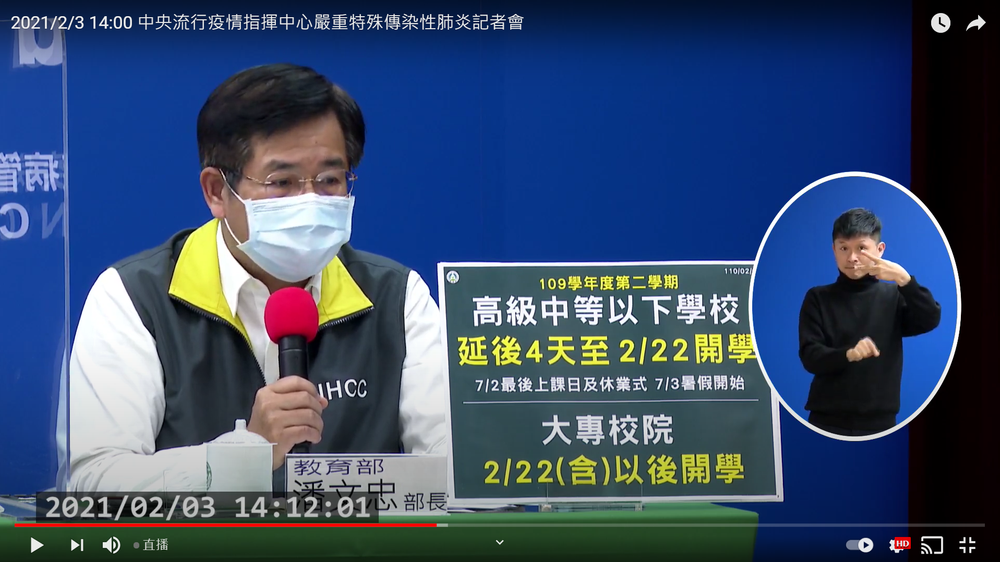
#> input picture image/1233.png, 1000 x 562 px, shrunk from 1917 x 1078 before the run
$ python week4.py
#> lines starting #> are read from the running program, lines starting #| are printed output that depends on the picture
import cv2 as cv
import numpy as np
from matplotlib import pyplot as plt


# [52 lines left out: functions image_contrast_enhance, show_gray_histogram, show_color_histogram, show_histogram_with_subplot, not called in this run]


def opencv_histogram_equalization(img):
    cv.imshow('original image', img)
    # hist_ori = cv.calcHist([img], [0], None, [256], [0, 256])
    plt.figure(1)
    # plt.plot(hist_ori)
    plt.hist(img.ravel(), 256, [0, 256])

    img_eq = cv.equalizeHist(img)
    cv.imshow('equalized image', img_eq)
    plt.hist(img_eq.ravel(), 256, [0, 256])
    plt.show()


# 讀取影像
img_ori = cv.imread('image/1233.png')
#> img_ori is the input picture: shape (562, 1000, 3); mean B, G, R 107.3, 76.9, 57.6
img_gray = cv.cvtColor(img_ori, cv.COLOR_BGR2GRAY)
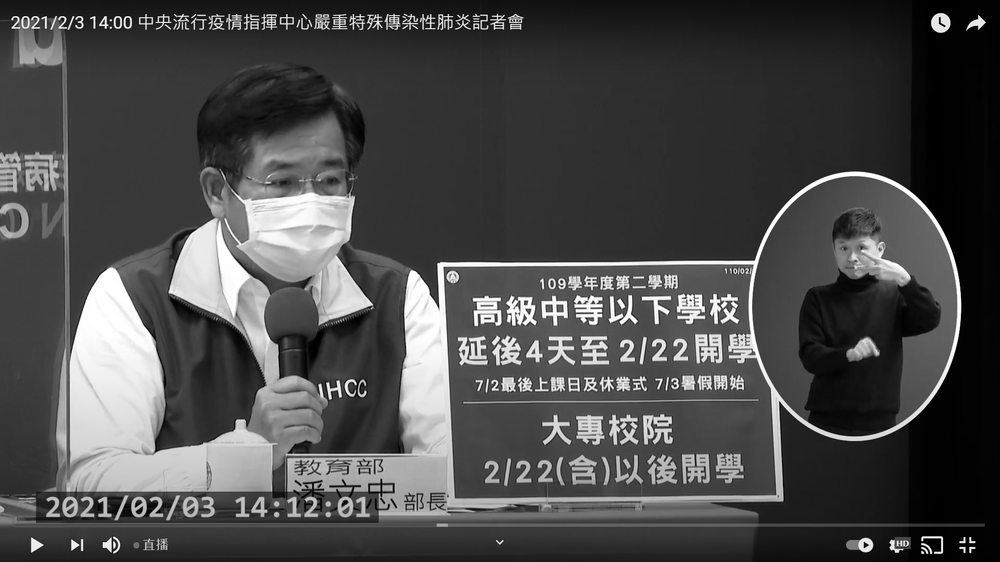
#> img_gray: shape (562, 1000); min 0, max 255, mean 74.6
# [8 lines of commented-out code are left out]
opencv_histogram_equalization(img_gray)
#> in opencv_histogram_equalization, `img_eq = cv.equalizeHist(img)`:
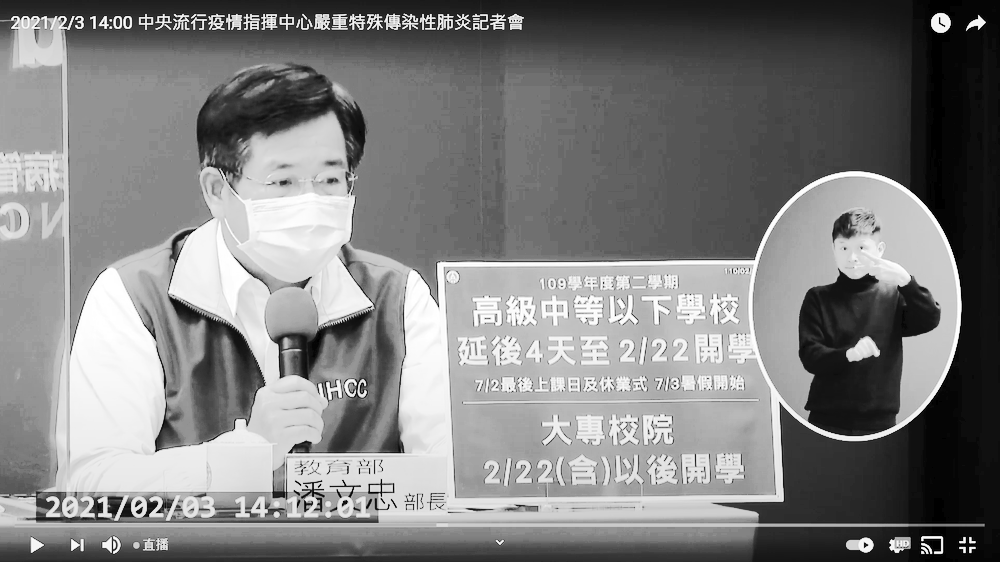
#> img_eq: shape (562, 1000); min 0, max 255, mean 128.1
#> in opencv_histogram_equalization, `plt.show()`:
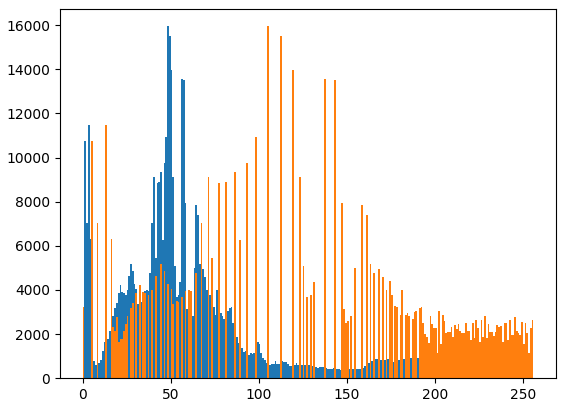
#> figure drawn by matplotlib, 1 panel; tallest bar 15950 high, from x = 48 to 49; tallest bar 15950 high, from x = 105 to 106
cv.waitKey()
